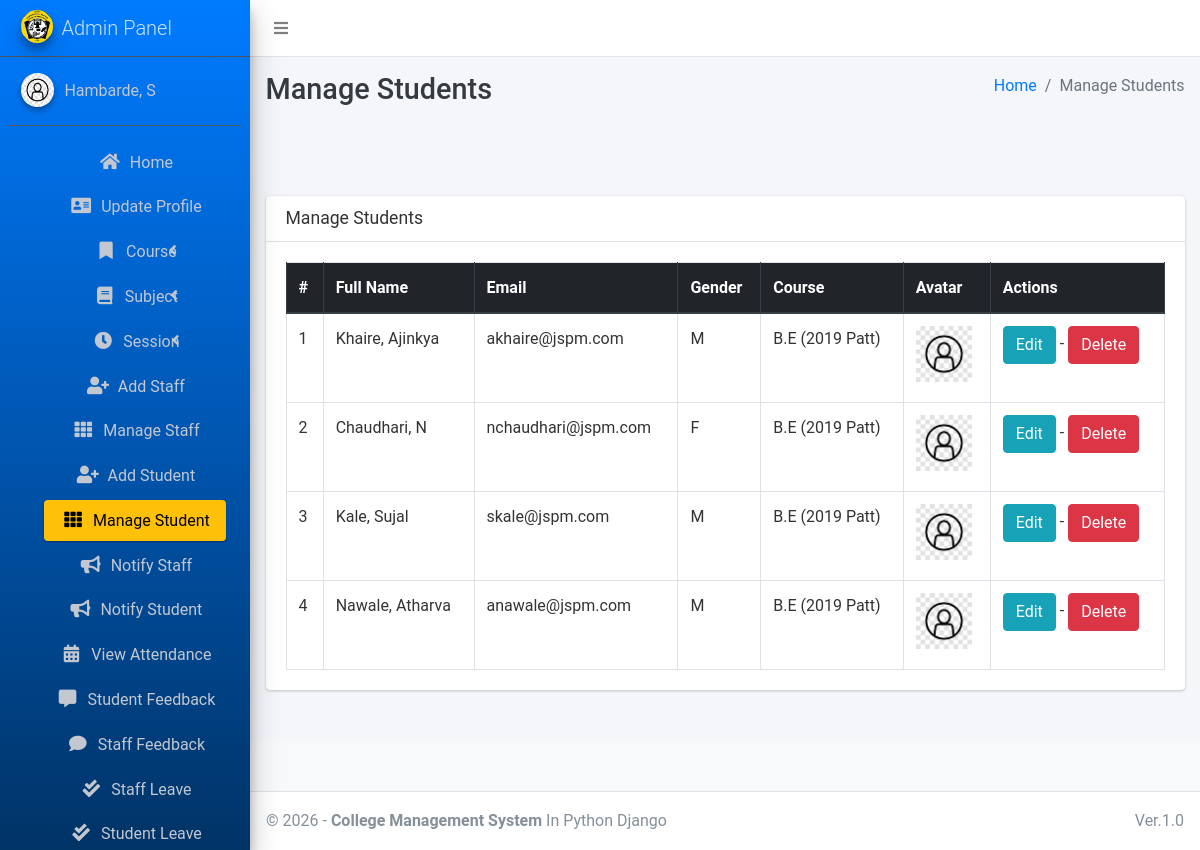
Page /student/manage/ (signed in) on the committed database.
### main_app/models.py (models this page shows, shortened)
class CustomUser(AbstractUser):
    USER_TYPE = (("1", "HOD"), ("2", "Staff"), ("3", "Student"))
    GENDER = [("M", "Male"), ("F", "Female")]
    username = None  # Removed username, using email instead
    email = models.EmailField(unique=True)
    user_type = models.CharField(default="1", choices=USER_TYPE, max_length=1)
    gender = models.CharField(max_length=1, choices=GENDER)
    profile_pic = models.ImageField()
    address = models.TextField()
    fcm_token = models.TextField(default="")  # For firebase notifications
    created_at = models.DateTimeField(auto_now_add=True)
    updated_at = models.DateTimeField(auto_now=True)
    USERNAME_FIELD = "email"
    REQUIRED_FIELDS = []
    objects = CustomUserManager()
    def __str__(self):
        return self.last_name + ", " + self.first_name

class Student(models.Model):
    admin = models.OneToOneField(CustomUser, on_delete=models.CASCADE)
    course = models.ForeignKey(Course, on_delete=models.DO_NOTHING, null=True, blank=False)
    session = models.ForeignKey(Session, on_delete=models.DO_NOTHING, null=True)

class Course(models.Model):
    name = models.CharField(max_length=120)
    created_at = models.DateTimeField(auto_now_add=True)
    updated_at = models.DateTimeField(auto_now=True)

### main_app/hod_views.py (the view)
# urls.py: path("student/manage/", hod_views.manage_student, name='manage_student'),
def manage_student(request):
    students = CustomUser.objects.filter(user_type='3')
    context = {
        'students': students,
        'page_title': 'Manage Students'
    }
    return render(request, "hod_template/manage_student.html", context)

### main_app/templates/hod_template/manage_student.html
{% extends 'main_app/base.html' %}
{% load static %}
{% block page_title %}{{page_title}}{% endblock page_title %}
{% block content %}
<section class="content">
    <div class="container-fluid">
        <div class="row">
            <div class="col-md-12">
                <div class="card">
                    <div class="card-header">
                        <h3 class="card-title">{{page_title}}</h3>
                    </div>
                    <div class="card-body">
                        <table id="example2" class="table table-bordered table-hover">
                            <thead class="thead-dark">
                                <tr>
                                    <th>#</th>
                                    <th>Full Name</th>
                                    <th>Email</th>
                                    <th>Gender</th>
                                    <th>Course</th>
                                    <th>Avatar</th>
                                    <th>Actions</th>
                                </tr>
                            </thead>
                            <tbody>
                                {% for student in students %}
                                <tr>
                                    <td>{{ forloop.counter }}</td>
                                    <td>{{student.last_name}}, {{student.first_name}}</td>
                                    <td>{{student.email}}</td>
                                    <td>{{student.gender}}</td>
                                    <td>{{student.student.course.name}}</td>
                                    <td>
                                        {% if student.profile_pic == ""  %}
                                        No Image
                                        {% else %}
                                        <img class="img img-fluid mb-2" height="56" width="56"
                                            src="{{student.profile_pic}}" alt="">
                                        {% endif %}
                                    </td>
                                    <td><a href="{% url 'edit_student' student.student.id %}" class="btn btn-info">Edit</a> -
                                        <a href="{% url 'delete_student' student.student.id %}" class="btn btn-danger" onclick="return confirm('Are you sure about this ?')">Delete</a>
                                    </td>
                                </tr>
                                {% endfor %}
                            </tbody>
                        </table>
                    </div>
                </div>
            </div>
        </div>
    </div>
</section>
{% endblock content %}

### main_app/templates/main_app/sidebar_template.html (shortened to what this page needs)
{% load static %}
<aside class="main-sidebar sidebar-dark-info elevation-4">
    {% if request.user.user_type == '1' %}
    <a href="{% url 'admin_home' %}" class="brand-link">
        <img src="{% static 'main_app/images/JSCOE_logo.png' %} " alt="JSCOE Logo"
            class="brand-image img-circle elevation-3" >
        <span class="brand-text font-weight-light">Admin Panel</span>
    </a>
    <div class="sidebar">
        <div class="user-panel mt-3 pb-3 mb-3 d-flex">
            <div class="image">
                <img src="{{ request.user.profile_pic}}" class="img-circle elevation-2" alt="User Image">
            </div>
            <div class="info">
                <a href="#" class="d-block">{{user}}</a>
            </div>
        </div>
        <nav class="mt-2">
            <ul class="nav nav-pills nav-sidebar flex-column" data-widget="treeview" role="menu" data-accordion="false">
                <li class="nav-item">
                    {% url 'admin_home' as admin_home %}
                    <a href="{{admin_home}}" class="nav-link {% if admin_home == request.path %} active {% endif %}">
                        <i class="nav-icon fas fa-home"></i>
                        <p>
                            Home
                        </p>
                    </a>
                </li>
                <li class="nav-item">
                    {% url 'admin_view_profile' as admin_view_profile %}
                    <a href="{{admin_view_profile}}"
                        class="nav-link {% if admin_view_profile == request.path %} active {% endif %}">
                        <i class="nav-icon fas fa-address-card"></i>
                        <p>
                            Update Profile
                        </p>
                    </a>
                </li>
                <li class="nav-item has-treeview">
                    <a href="#" class="nav-link">
                        <i class="nav-icon fas fa-bookmark"></i>
                        <p>
                            Course
                            <i class="fas fa-angle-left right"></i>
                        </p>
                    </a>
                </li>
                <li class="nav-item has-treeview">
                    <a href="#" class="nav-link">
                        <i class="nav-icon fas fa-book"></i>
                        <p>
                            Subject
                            <i class="fas fa-angle-left right"></i>
                        </p>
                    </a>
                </li>
                <li class="nav-item has-treeview">
                    <a href="#" class="nav-link">
                        <i class="nav-icon fas fa-clock"></i>
                        <p>
                            Session
                            <i class="fas fa-angle-left right"></i>
                        </p>
                    </a>
                </li>
                <li class="nav-item">
                    {% url 'add_staff' as add_staff %}
                    <a href="{{add_staff}}" class="nav-link {% if add_staff == request.path %} active {% endif %}">
                        <i class="nav-icon fas fa-user-plus"></i>
                        <p>
                            Add Staff
                        </p>
                    </a>
                </li>
                <li class="nav-item">
                    {% url 'manage_staff' as manage_staff %}
                    {% url 'edit_staff' staff_id as edit_staff %}
                    <a href="{{manage_staff}}"
                        class="nav-link {% if manage_staff == request.path or request.path == edit_staff %} active {% endif %}">
                        <i class="nav-icon fas fa-th"></i>
                        <p>
                            Manage Staff
                        </p>
                    </a>
                </li>
                <li class="nav-item">
                    {% url 'add_student' as add_student%}
                    <a href="{{add_student}}" class="nav-link  {% if add_student == request.path %} active {% endif %}">
                        <i class="nav-icon fas fa-user-plus"></i>
                        <p>
                            Add Student
                        </p>
                    </a>
                </li>
                <li class="nav-item">
                    {% url 'manage_student' as manage_student %}
                    {% url 'edit_student' student_id as edit_student %}
                    <a href="{{manage_student}}"
                        class="nav-link  {% if edit_student == request.path or manage_student == request.path %} active {% endif %}">
                        <i class="nav-icon fas fa-th"></i>
                        <p>
                            Manage Student
                        </p>
                    </a>
                </li>
                <li class="nav-item">
                    {% url 'admin_notify_staff' as admin_notify_staff %}
                    <a href="{{admin_notify_staff}}"
                        class="nav-link {% if admin_notify_staff == request.path %} active {% endif %}">
                        <i class="nav-icon fas fa-bullhorn"></i>
                        <p>
                            Notify Staff
                        </p>
                    </a>
                </li>
                <li class="nav-item">
                    {% url 'admin_notify_student' as admin_notify_student %}
                    <a href="{{admin_notify_student}}"
                        class="nav-link {% if admin_notify_student == request.path %} active {% endif %}">
                        <i class="nav-icon fas fa-bullhorn"></i>
                        <p>
                            Notify Student
                        </p>
                    </a>
                </li>
                <li class="nav-item">
                    {% url 'admin_view_attendance' as admin_view_attendance %}
                <li class="nav-item">
                    <a href="{{admin_view_attendance}}"
                        class="nav-link  {% if admin_view_attendance == request.path %} active {% endif %}">
                        <i class="nav-icon fas fa-calendar-alt"></i>
                        <p>
                            View Attendance
                        </p>
                    </a>
                </li>
                <li class="nav-item">
                    {% url 'student_feedback_message' as student_feedback_message %}
                    <a href="{{ student_feedback_message }}"
                        class="nav-link  {% if student_feedback_message == request.path %} active {% endif %}">
                        <i class="nav-icon fas fa-comment-alt"></i>
                        <p>
                            Student Feedback
                        </p>
                    </a>
                </li>
                <li class="nav-item">
                    {% url 'staff_feedback_message' as staff_feedback_message %}
                    <a href="{{staff_feedback_message}}"
                        class="nav-link   {% if staff_feedback_message == request.path %} active {% endif %}">
                        <i class="nav-icon fas fa-comment"></i>
                        <p>
                            Staff Feedback
                        </p>
                    </a>
                </li>
                <li class="nav-item">
                    {% url 'view_staff_leave' as view_staff_leave %}
                    <a href="{{view_staff_leave}}"
                        class="nav-link  {% if view_staff_leave == request.path %} active {% endif %}">
                        <i class="nav-icon fas fa-check-double"></i>
                        <p>
                            Staff Leave
                        </p>
                    </a>
                </li>
                <li class="nav-item">
                    {% url 'view_student_leave' as view_student_leave %}
                    <a href="{% url 'view_student_leave' %}"
                        class="nav-link  {% if view_student_leave == request.path %} active {% endif %}">
                        <i class="nav-icon fas fa-check-double"></i>
                        <p>
                            Student Leave
                        </p>
                    </a>
                </li>
                                        {% endif %}
                                    </ul>
                                </nav>
                            </div>
</aside>

### main_app/static/main_app/css/home.css (style rules this page uses)
:root { --primary-color: #007bff; --secondary-color: #003366; --bg-color: #f8f9fa; --card-shadow: 0 2px 10px rgba(0,0,0,0.1); --border-radius: 10px; }
* { margin: 0; padding: 0; box-sizing: border-box; }
body { font-family: 'Roboto', sans-serif; line-height: 1.6; color: #333; background-color: var(--bg-color); }
a { text-decoration: none; color: var(--primary-color); }
nav ul { display: flex; list-style: none; justify-content: flex-end; align-items: center; }
nav ul li { margin-left: 20px; }
nav ul li a { color: white; padding: 10px; display: block; }
section { margin-bottom: 50px; }

### main_app/templates/main_app/base.html (style rules this page uses)
.main-sidebar { background: linear-gradient(180deg, #007bff 0%, #003366 100%) !important; }
.sidebar-dark-info { background: linear-gradient(180deg, #007bff 0%, #003366 100%) !important; }
.nav-sidebar > .nav-item > .nav-link.active, .nav-link.active { background-color: #ffc107 !important; color: #000 !important; }

### rows in the picture
CustomUser: user.profile_pic (picture), last_name+first_name "Hambarde, S"
CustomUser: last_name "Khaire", first_name "Ajinkya", email "akhaire@jspm.com", gender "M", student.course.name "B.E (2019 Patt)", profile_pic (picture)
CustomUser: last_name "Chaudhari", first_name "N", email "nchaudhari@jspm.com", gender "F", student.course.name "B.E (2019 Patt)", profile_pic (picture)
CustomUser: last_name "Kale", first_name "Sujal", email "skale@jspm.com", gender "M", student.course.name "B.E (2019 Patt)", profile_pic (picture)
CustomUser: last_name "Nawale", first_name "Atharva", email "anawale@jspm.com", gender "M", student.course.name "B.E (2019 Patt)", profile_pic (picture)

### other values in the picture
{{ page_title }} "Manage Students"
